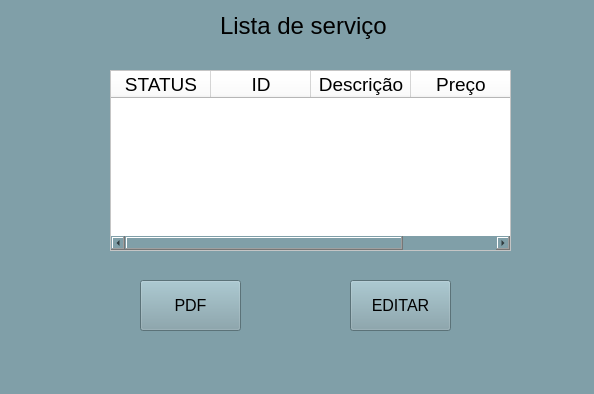
<?xml version="1.0" encoding="UTF-8"?>
<ui version="4.0">
 <class>MainWindow</class>
 <widget class="QMainWindow" name="MainWindow">
  <property name="geometry">
   <rect>
    <x>0</x>
    <y>0</y>
    <width>594</width>
    <height>394</height>
   </rect>
  </property>
  <property name="windowTitle">
   <string>MainWindow</string>
  </property>
  <property name="styleSheet">
   <string notr="true">background-color: rgb(128, 159, 168);</string>
  </property>
  <widget class="QWidget" name="centralwidget">
   <widget class="QTableWidget" name="tableWidget">
    <property name="geometry">
     <rect>
      <x>110</x>
      <y>70</y>
      <width>401</width>
      <height>181</height>
     </rect>
    </property>
    <property name="styleSheet">
     <string notr="true">background-color: rgb(255, 255, 255);</string>
    </property>
    <column>
     <property name="text">
      <string>STATUS</string>
     </property>
     <property name="font">
      <font>
       <pointsize>14</pointsize>
      </font>
     </property>
    </column>
    <column>
     <property name="text">
      <string>ID</string>
     </property>
     <property name="font">
      <font>
       <pointsize>14</pointsize>
      </font>
     </property>
    </column>
    <column>
     <property name="text">
      <string>Descrição</string>
     </property>
     <property name="font">
      <font>
       <pointsize>14</pointsize>
      </font>
     </property>
    </column>
    <column>
     <property name="text">
      <string>Preço</string>
     </property>
     <property name="font">
      <font>
       <pointsize>14</pointsize>
      </font>
     </property>
    </column>
   </widget>
   <widget class="QLabel" name="label">
    <property name="geometry">
     <rect>
      <x>220</x>
      <y>0</y>
      <width>181</width>
      <height>51</height>
     </rect>
    </property>
    <property name="font">
     <font>
      <pointsize>18</pointsize>
     </font>
    </property>
    <property name="text">
     <string>Lista de serviço</string>
    </property>
   </widget>
   <widget class="QPushButton" name="pushButton">
    <property name="geometry">
     <rect>
      <x>140</x>
      <y>280</y>
      <width>101</width>
      <height>51</height>
     </rect>
    </property>
    <property name="font">
     <font>
      <pointsize>12</pointsize>
     </font>
    </property>
    <property name="text">
     <string>PDF</string>
    </property>
   </widget>
   <widget class="QPushButton" name="pushButton_3">
    <property name="geometry">
     <rect>
      <x>350</x>
      <y>280</y>
      <width>101</width>
      <height>51</height>
     </rect>
    </property>
    <property name="font">
     <font>
      <pointsize>12</pointsize>
     </font>
    </property>
    <property name="text">
     <string>EDITAR</string>
    </property>
   </widget>
  </widget>
  <widget class="QMenuBar" name="menubar">
   <property name="geometry">
    <rect>
     <x>0</x>
     <y>0</y>
     <width>594</width>
     <height>22</height>
    </rect>
   </property>
  </widget>
  <widget class="QStatusBar" name="statusbar"/>
 </widget>
 <resources/>
 <connections/>
</ui>
